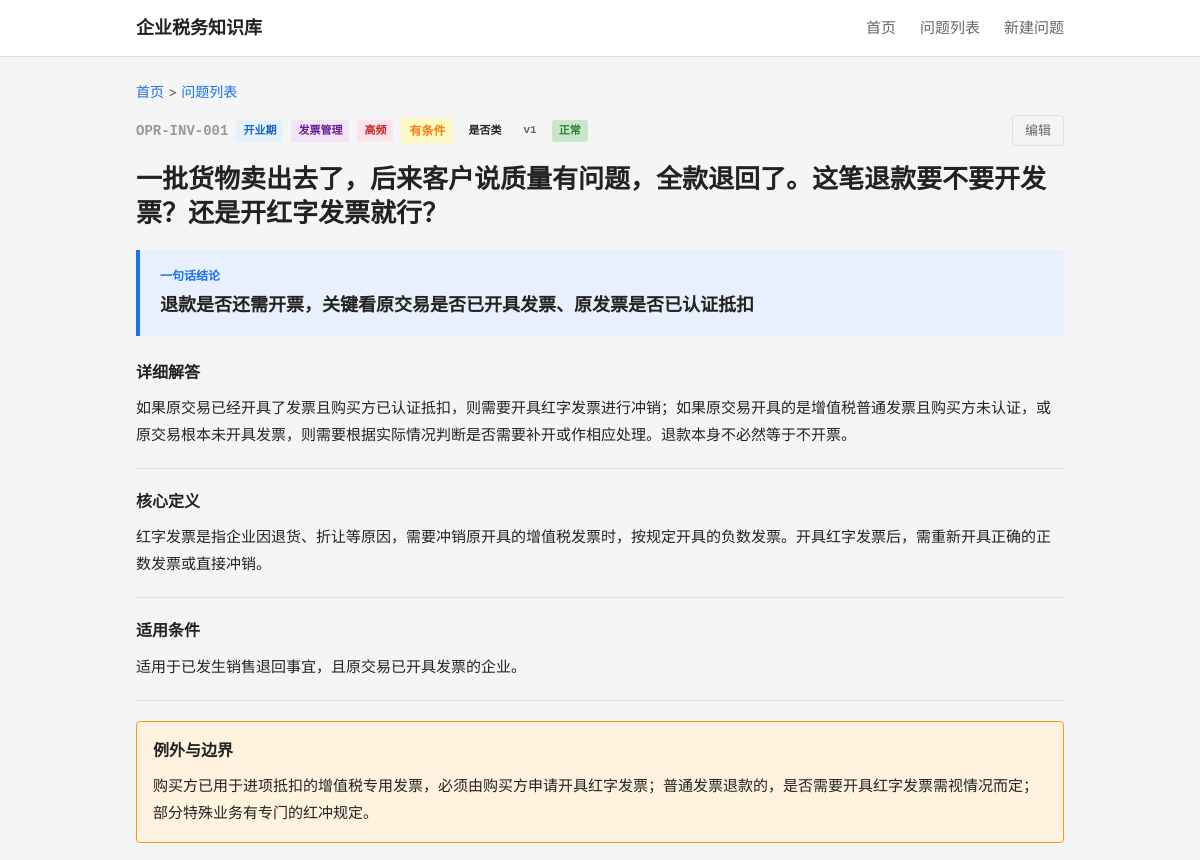
Before: /question/OPR-INV-001 (signed in, upper part) with the older database file.
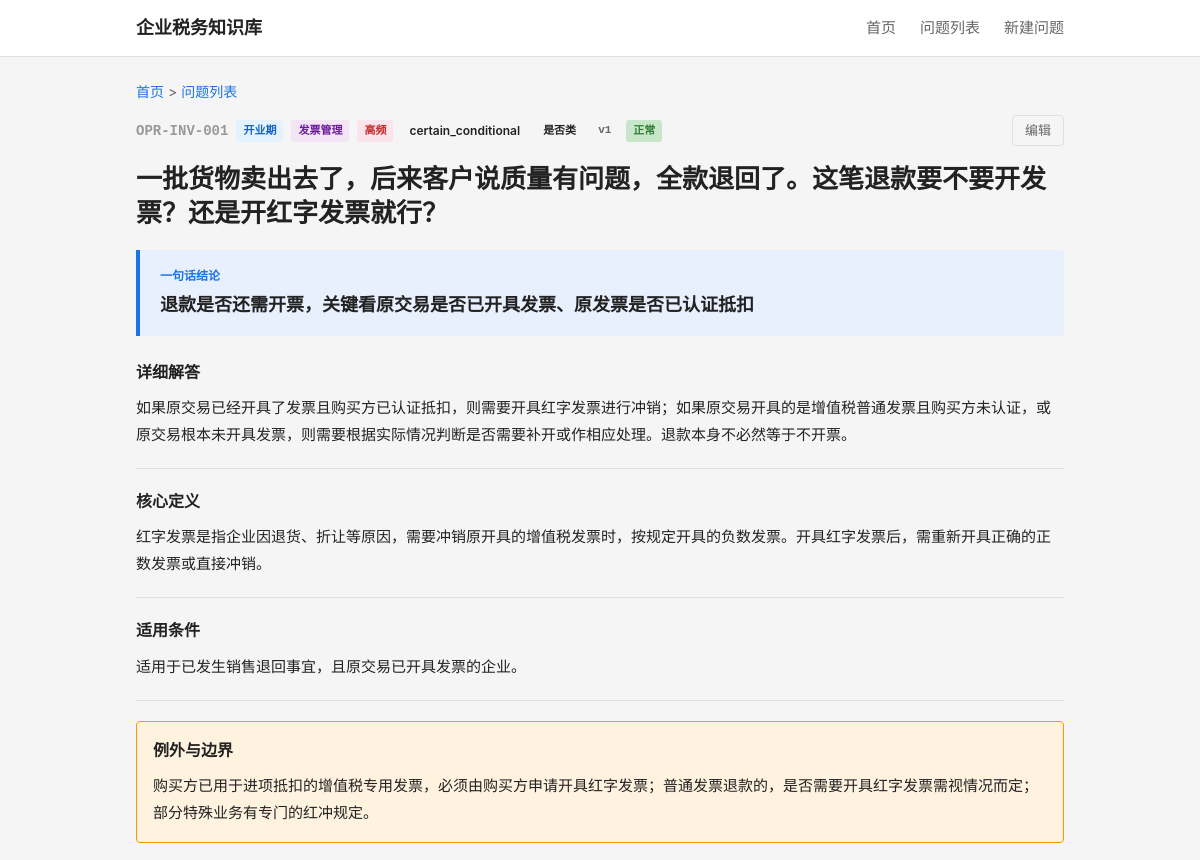
After: the same page with the newer database file.
### tables this page shows
CREATE TABLE question_master (
    id              INTEGER PRIMARY KEY AUTOINCREMENT,
    question_code   TEXT NOT NULL UNIQUE,
    question_title  TEXT NOT NULL,
    question_plain  TEXT NOT NULL,

    -- 分类
    stage_code      TEXT NOT NULL,
    module_code     TEXT NOT NULL,
    question_type   TEXT NOT NULL,

    -- 答案
    one_line_answer TEXT NOT NULL,
    detailed_answer TEXT,
    core_definition TEXT,

    -- 条件与边界
    applicable_conditions TEXT,
    exceptions_boundary   TEXT,

    -- 实务
    practical_steps TEXT,
    risk_warning    TEXT,

    -- 适用范围
    scope_level     TEXT NOT NULL DEFAULT 'scope_national',
    local_region    TEXT,

    -- 确定性
    answer_certainty TEXT NOT NULL DEFAULT 'certain_clear',

    -- 元数据
    keywords        TEXT,
    high_frequency_flag INTEGER NOT NULL DEFAULT 0,
    newbie_flag     INTEGER NOT NULL DEFAULT 0,

    -- 版本管理
    status          TEXT NOT NULL DEFAULT 'draft',
    version_no      INTEGER NOT NULL DEFAULT 1,

    -- 审计字段
    created_at      TEXT NOT NULL DEFAULT (datetime('now')),
    updated_at      TEXT NOT NULL DEFAULT (datetime('now'))
);

### backend/app.py (the view)
    @app.route('/question/<question_code>')
    def question_detail(question_code):
        from services.question_service import QuestionService
        svc = QuestionService()
        detail = svc.get_question_detail(question_code)
        if not detail:
            return "问题不存在", 404
        stages = svc.get_stages()
        modules = svc.get_modules()
        return render_template('detail.html',
                               detail=detail, stages=stages, modules=modules)

### backend/services/question_service.py (called while the page is built)
    def _query(self, sql, params=None):
        conn = sqlite3.connect(self.db_path)
        conn.execute("PRAGMA foreign_keys = ON")
        conn.row_factory = sqlite3.Row
        cur = conn.cursor()
        if params:
            cur.execute(sql, params)
        else:
            cur.execute(sql)
        rows = cur.fetchall()
        conn.close()
        return [dict(r) for r in rows]

    def _query_one(self, sql, params=None):
        rows = self._query(sql, params)
        return rows[0] if rows else None

    def get_stages(self):
        return self._query("""
            SELECT tag_code, tag_name
            FROM tag_dict
            WHERE tag_category = 'stage'
            ORDER BY display_order
        """)

    def get_modules(self):
        return self._query("""
            SELECT tag_code, tag_name
            FROM tag_dict
            WHERE tag_category = 'module'
            ORDER BY display_order
        """)

### frontend/templates/detail.html (shortened to what this page needs)
{% extends "base.html" %}
{% macro certainty_label(code) %}
    {% if code == 'certain_clear' %}<span class="certainty-tag clear">明确（无条件）</span>
    {% elif code == 'certain_condition' %}<span class="certainty-tag condition">有条件</span>
    {% elif code == 'certain_dispute' %}<span class="certainty-tag dispute">有争议</span>
    {% elif code == 'certain_practice' %}<span class="certainty-tag practice">实务做法</span>
    {% else %}<span class="certainty-tag">{{ code }}</span>{% endif %}
{% endmacro %}
{% macro question_type_label(code) %}
{%- if code == 'type_whether' -%}是否类
{%- elif code == 'type_how' -%}怎么办类
{%- elif code == 'type_definition' -%}定义类
{%- elif code == 'type_risk' -%}风险类
{%- elif code == 'type_time' -%}时限类
{%- elif code == 'type_why' -%}为什么类
{%- elif code == 'type_other' -%}其他类
{%- elif code == 'type_define' -%}定义类
{%- else -%}{{ code }}{%- endif -%}
{% endmacro %}
{% macro status_label(code) %}
    {% if code == 'active' %}正常
    {% elif code == 'draft' %}草稿
    {% elif code == 'pending' %}待复核
    {% elif code == 'archived' %}归档
    {% elif code == 'obsolete' %}过时
    {% else %}{{ code }}{% endif %}
{% endmacro %}
{% macro stage_label(code) %}
    {%- if code == 'SET' -%}设立期
    {%- elif code == 'OPR' -%}开业期
    {%- elif code == 'CHG' -%}变更期
    {%- elif code == 'RSK' -%}风险期
    {%- elif code == 'SUS' -%}停业期
    {%- elif code == 'CLS' -%}注销期
    {%- else -%}{{ code }}{%- endif -%}
{% endmacro %}
{% macro module_label(code) %}
    {%- if code == 'REG' -%}登记设立
    {%- elif code == 'DEC' -%}申报纳税
    {%- elif code == 'INV' -%}发票管理
    {%- elif code == 'VAT' -%}增值税
    {%- elif code == 'IIT' -%}个人所得税
    {%- elif code == 'CIT' -%}企业所得税
    {%- elif code == 'SSF' -%}社保公积金
    {%- elif code == 'CHG' -%}变更登记
    {%- elif code == 'CLEAR' -%}清税注销
    {%- elif code == 'RISK' -%}风险应对
    {%- elif code == 'FEE' -%}成本费用
    {%- elif code == 'PREF' -%}优惠政策
    {%- elif code == 'ETAX' -%}电子税务
    {%- else -%}{{ code }}{%- endif -%}
{% endmacro %}
{% block main %}
<div class="detail-header">
    <div class="breadcrumb">
        <a href="/">首页</a> &gt; <a href="/questions">问题列表</a>
    </div>
    <div class="question-meta-top">
        <span class="q-code-lg">{{ detail.question_code }}</span>
        <span class="q-badge stage">{{ stage_label(detail.stage_code) }}</span>
        <span class="q-badge module">{{ module_label(detail.module_code) }}</span>
        {% if detail.high_frequency_flag %}
        <span class="q-badge hf">高频</span>
        {% endif %}
        {{ certainty_label(detail.answer_certainty) }}
        <span class="q-badge">{{ question_type_label(detail.question_type) }}</span>
        <span class="q-badge version">v{{ detail.version_no }}</span>
        <span class="q-badge status-{{ detail.status }}">{{ status_label(detail.status) }}</span>
        <a href="/question/{{ detail.question_code }}/edit" class="edit-btn">编辑</a>
    </div>
</div>
<h1 class="detail-title">{{ detail.question_plain if detail.question_plain else detail.question_title }}</h1>
<div class="answer-box">
    <div class="answer-label">一句话结论</div>
    <div class="answer-content">{{ detail.one_line_answer }}</div>
</div>
{% if detail.detailed_answer %}
<div class="detail-section">
    <h3>详细解答</h3>
    <div class="detail-text">{{ detail.detailed_answer }}</div>
</div>
{% endif %}
{% if detail.core_definition %}
<div class="detail-section">
    <h3>核心定义</h3>
    <div class="detail-text">{{ detail.core_definition }}</div>
</div>
{% endif %}
{% if detail.applicable_conditions %}
<div class="detail-section">
    <h3>适用条件</h3>
    <div class="detail-text">{{ detail.applicable_conditions }}</div>
</div>
{% endif %}
{% if detail.exceptions_boundary %}
<div class="detail-section exception">
    <h3>例外与边界</h3>
    <div class="detail-text">{{ detail.exceptions_boundary }}</div>
</div>
{% endif %}
{% endblock %}

Changed rows visible on the page:
changed question_master "一批货物卖出去了，后来客户说质量有问题，全款退回了。这笔退款要不要开发票？还是开红字发票就行？": answer_certainty (not shown) → "certain_conditional"
Other visible differences:
text no longer shown: "有条件"
